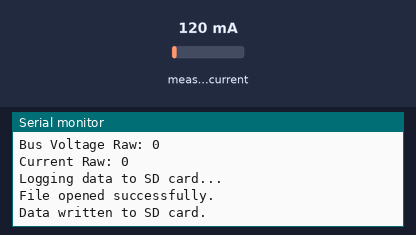
This sketch was run on a simulated Arduino Uno, built with avr-gcc and run on an emulated ATmega328P. Parts: the last lines printed to the serial monitor. The test bench sets the inputs (shaded band); at power-on: measured current 120 mA. Storage starts empty.

Above: at 1.2 s.
1.3 s: measured current set to 40 mA
At 3.29 s:
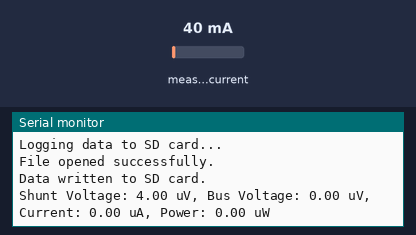
4.4 s: measured current set to 500 mA
At 6.45 s:
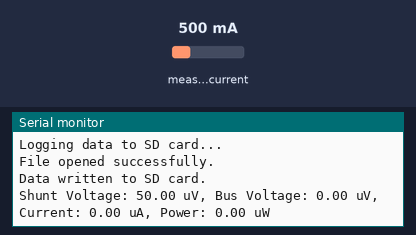
Timing chart, 0 to 8.0 s (numbered marks = the images above; inputs shaded):
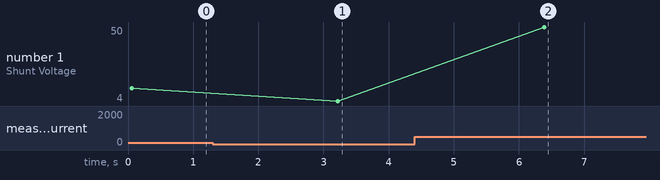

The sketch:

Proyecto_final.ino
```cpp
#include <Wire.h>
#include <Adafruit_INA219.h>
#include <SPI.h>
#include <SD.h>

// Create an INA219 instance
Adafruit_INA219 ina219;

// SD card settings
const int chipSelect = 9;  // Chip select pin for your SD card module

void setup() {
  Serial.begin(9600);

  // Initialize the INA219 sensor
  if (!ina219.begin()) {
    Serial.println("Failed to find INA219 chip");
    while (1);
  }
  // Configure INA219 calibration
  ina219.setCalibration_300mV_100uA(); // Default calibration
  Serial.println("INA219 ready.");

  // Initialize SD card
  Serial.println("Initializing SD card...");
  if (!SD.begin(chipSelect)) {
    Serial.println("SD card initialization failed!");
    while (1);  // Halt the program if SD card initialization fails
  }
  Serial.println("SD card ready.");
}

void loop() {
  // Read sensor values
  float shuntVoltage = ina219.getShuntVoltage_mV();  // Shunt voltage in uV
  float busVoltage = ina219.getBusVoltage_mV(); // Bus voltage in uV
  float current = ina219.getCurrent_uA();            // Current in uA
  float power = shuntVoltage * current;          // Power in uW

  // Debugging: Print the values to Serial Monitor
  Serial.print("Shunt Voltage: ");
  Serial.print(shuntVoltage);
  Serial.print(" uV, Bus Voltage: ");
  Serial.print(busVoltage);
  Serial.print(" uV, Current: ");
  Serial.print(current);
  Serial.print(" uA, Power: ");
  Serial.print(power);
  Serial.println(" uW");

  Serial.print("Shunt Voltage Raw: ");
  Serial.println(ina219.getRawShuntVoltage());
  Serial.print("Bus Voltage Raw: ");
  Serial.println(ina219.getRawBusVoltage());
  Serial.print("Current Raw: ");
  Serial.println(ina219.getRawCurrent());

  // Log the readings (time, voltage, current, power) to SD card
  Serial.println("Logging data to SD card...");
  logDataToSD(millis(), shuntVoltage, busVoltage, current, power);

  // Wait for 5 minutes (300,000 ms)
  delay(3000);
}

void logDataToSD(unsigned long time, float svoltage, float bvoltage, float current, float power) {
  File dataFile = SD.open("data.csv", FILE_WRITE);

  // Check if the file opened correctly
  if (dataFile) {
    Serial.println("File opened successfully.");

    // Write time, voltage (uV), current (uA), and power (uW) to SD card
    dataFile.print(time / 60000.0);  // Time in minutes
    dataFile.print(",min,");
    dataFile.print(svoltage);
    dataFile.print(",uV,");
    dataFile.print(bvoltage);
    dataFile.print(",uV,");
    dataFile.print(current);
    dataFile.print(",uA,");
    dataFile.print(power);
    dataFile.println(",uW");

    dataFile.flush();  // Ensure data is written
    dataFile.close();  // Close the file to save resources
    Serial.println("Data written to SD card.");
  } else {
    Serial.println("Error opening file!");
  }
}
```

Measured:
- after the input at 1.3 s, the serial monitor: prints a new line after 1.9 s (image 1)
- after the input at 4.4 s, the serial monitor: prints a new line after 2.0 s (image 2)
- plotted number 1: 12 → 4 after the input at 1.3 s, 4 → 50 after the input at 4.4 s
